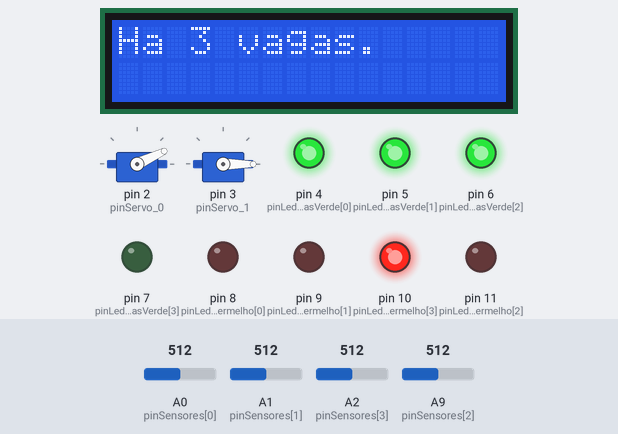
The sketch below on a simulated Arduino Mega 2560, built with avr-gcc and run on an emulated ATmega2560. Parts: 16×2 character LCD, 2 × servo, output pins drawn as LEDs (lit = HIGH). The inputs (shaded band) are chosen by the test bench; at power-on: A2 (pinSensores[3]) = 512, A0 (pinSensores[0]) = 512, A1 (pinSensores[1]) = 512, A9 (pinSensores[2]) = 512. What the sketch prints to the serial monitor is not drawn.

Above: at 1.7 s.
1.8 s: A2 (pinSensores[3]) set to 545
At 3.2 s:
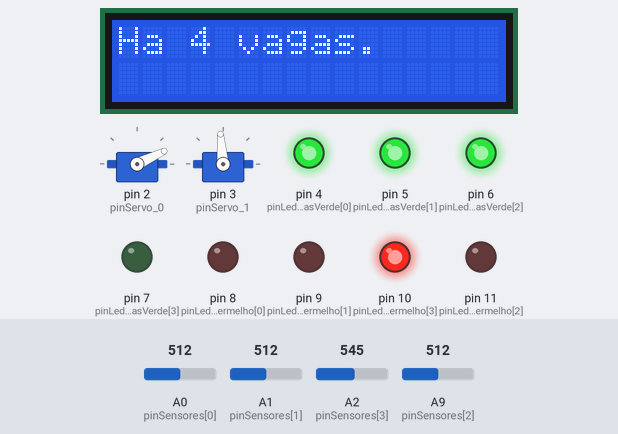
3.6 s: A0 (pinSensores[0]) set to 542
At 6.0 s:
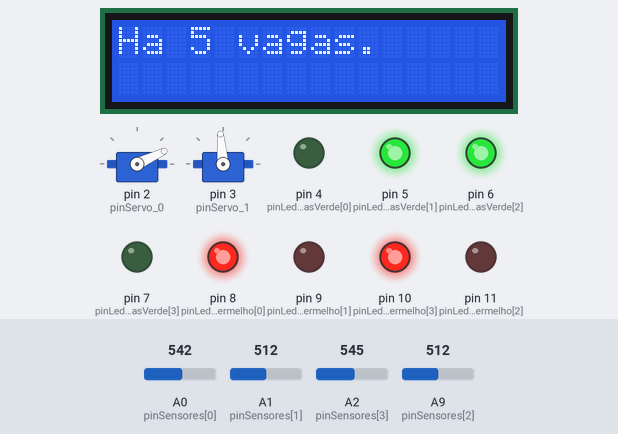
6.6 s: A1 (pinSensores[1]) set to 547
At 8.0 s:
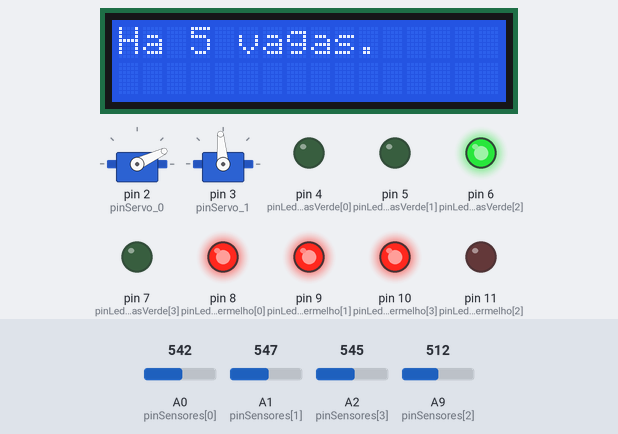
9.6 s: A9 (pinSensores[2]) set to 716
At 11.0 s:
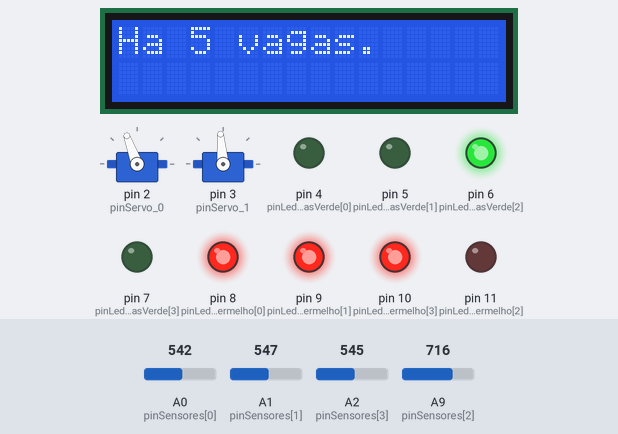
Timing chart, 0 to 13.6 s (numbered marks = the images above; inputs shaded):
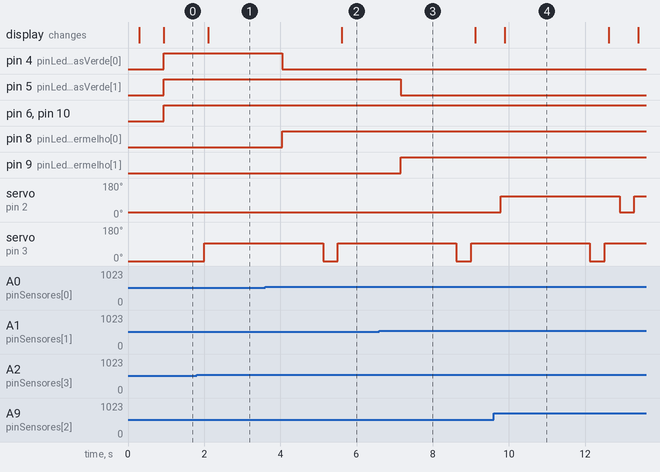

The sketch:

versao_funcional.ino
```cpp
#include <Servo.h>
#include <LiquidCrystal.h>

#define pinServo_0 2
#define pinServo_1 3

//LiquidCrystal lcd(<pino RS>, <pino enable>, <pino D4>, <pino D5>, <pino D6>, <pino D7>)
LiquidCrystal lcd(12, 13, 14, 15, 16, 17);

//Variáveis
Servo servo_entrada;
Servo servo_saida;
String string1 = "";
String string2 = "";
bool timer0 = 0, timer1 = 0;
unsigned long int countTimer0, countTimer1;
float lastReading[] = {0, 0, 0, 0, 0, 0};
int pinSensores[] = { A0, A1, A9, A2};
int stateVagas[] = { 0, 0, 0, 0};
int pinLedVagasVerde[] = {4, 5, 6, 7};
int pinLedVagasVermelho[] = {8, 9, 11, 10};
float ocioso[] = {0, 0, 0, 0, 0, 0};
int stateCatracas[] = {0, 0};
int vagas = 3;

void readSensores() {

  for (int i = 0; i < 10 ; i++) {
    for (int j = 0; j < 4; j++) { //4 sensores - 2 vagas e 2 servos
      if (i == 0)
      {
        lastReading[j] = 0;
      }
      delay(7);
      lastReading[j] += analogRead(pinSensores[j]);
    }
  }
  for (int i = 0; i < 4; i++) {
    lastReading[i] = lastReading[i] / 10;
    lastReading[i] = (lastReading[i] * 5) / 1023; //Transformando escala em volts
  }
}

void processLeitura() {
  float temp;
  //Leitura de Vagas
  for (int i = 0; i < 2; i++) {
    temp = abs(ocioso[i] - lastReading[i]);  //Vendo diferença na leitura
    stateVagas[i] = 0;
    if (temp > 0.1) { //Se variar 0.1v, há um carro
      stateVagas[i] = 1;
    }
  }
}

void showVagas() {
  for (int i = 0 ; i < 4; i++) {
    if (stateVagas[i] == 1) {
      digitalWrite(pinLedVagasVermelho[i], HIGH);
      digitalWrite(pinLedVagasVerde[i], LOW);
    }
    else {
      digitalWrite(pinLedVagasVermelho[i], LOW);
      digitalWrite(pinLedVagasVerde[i], HIGH);
    }
  }
}


void checkCatracas() {

  // catraca 0 ENTRADA
  if (stateCatracas[0] == 0) { // Se estiver fechada.
    if ((abs(ocioso[2] - lastReading[2]) > 0.1) && (vagas > 0)) {  //Se a leitura diz que tem carro e há vaga
      timer0 = true;
      stateCatracas[0] = 1;
      countTimer0 = millis();
      servo_entrada.write(110);  //Aberto
      vagas --;
    }
  }
  else if (timer0 == true) {
    if (millis() - countTimer0 >= 3000)
    {
      servo_entrada.write(25); //Fechado
      timer0 = false;
      stateCatracas[0] = 0;
    }
  }


  // catraca 1 SAÍDA
  if (stateCatracas[1] == 0) { // Se estiver fechada.
    if (abs(ocioso[3] - lastReading[3]) > 0.1) {
      timer1 = true;
      stateCatracas[1] = 1;
      countTimer1 = millis();
      servo_saida.write(95); //ABERTA
      vagas++ ;
    }
  }
  else if (timer1 == true) {
    //Serial.println(millis() - countTimer1);
    if (millis() - countTimer1 >= 3000)
    {
      stateCatracas[1] = 0;
      servo_saida.write(0); //ABERTO
      timer1 = false;
    }
  }

}


void setup() {
  Serial.begin(9600);
  delay(200);

  lcd.begin(16, 2);
  lcd.clear();

  servo_entrada.attach(pinServo_0);
  servo_saida.attach(pinServo_1);
  servo_entrada.write(25);
  servo_saida.write(0);

  for (int i = 0; i < 4; i++ ) {
    pinMode(pinLedVagasVerde[i], OUTPUT);
    pinMode(pinLedVagasVermelho[i], OUTPUT);
  }
  stateVagas[2] = 0;
  stateVagas[3] = 1;

  readSensores();
  Serial.println("-----");
  for (int i = 0; i < 4; i++) {
    ocioso[i] = lastReading[i];
    Serial.println(ocioso[i]);
  }
}


void loop() {
  readSensores();
  processLeitura();
  checkCatracas();
  delay(100);
  showVagas();

  string1 = "Ha ";
  string2 = string1 + vagas;
  string1 = string2 + " vagas.";
  lcd.clear();
  lcd.print(string1);
}
```

Measured:
- the behaviour switches between 532 and 533 on A2 (pinSensores[3]) (found by bisection; images 0 and 1)
- the behaviour switches between 532 and 533 on A0 (pinSensores[0]) (found by bisection; images 1 and 2)
- the behaviour switches between 532 and 533 on A1 (pinSensores[1]) (found by bisection; images 2 and 3)
- after the input at 1.8 s, servo on pin 3 (pinServo_1): 0° → 95° after 0.21 s; the display: changes after 0.31 s (image 1)
- after the input at 3.6 s, pin 4 (pinLedVagasVerde[0]): HIGH → LOW after 0.45 s; pin 8 (pinLedVagasVermelho[0]): LOW → HIGH after 0.45 s
- after the input at 6.6 s, pin 5 (pinLedVagasVerde[1]): HIGH → LOW after 0.57 s; pin 9 (pinLedVagasVermelho[1]): LOW → HIGH after 0.57 s
- after the input at 9.6 s, servo on pin 2 (pinServo_0): 25° → 110° after 0.19 s, → 25° 3.1 s later, → 110° 0.39 s later; the display: changes after 0.30 s (image 4)
